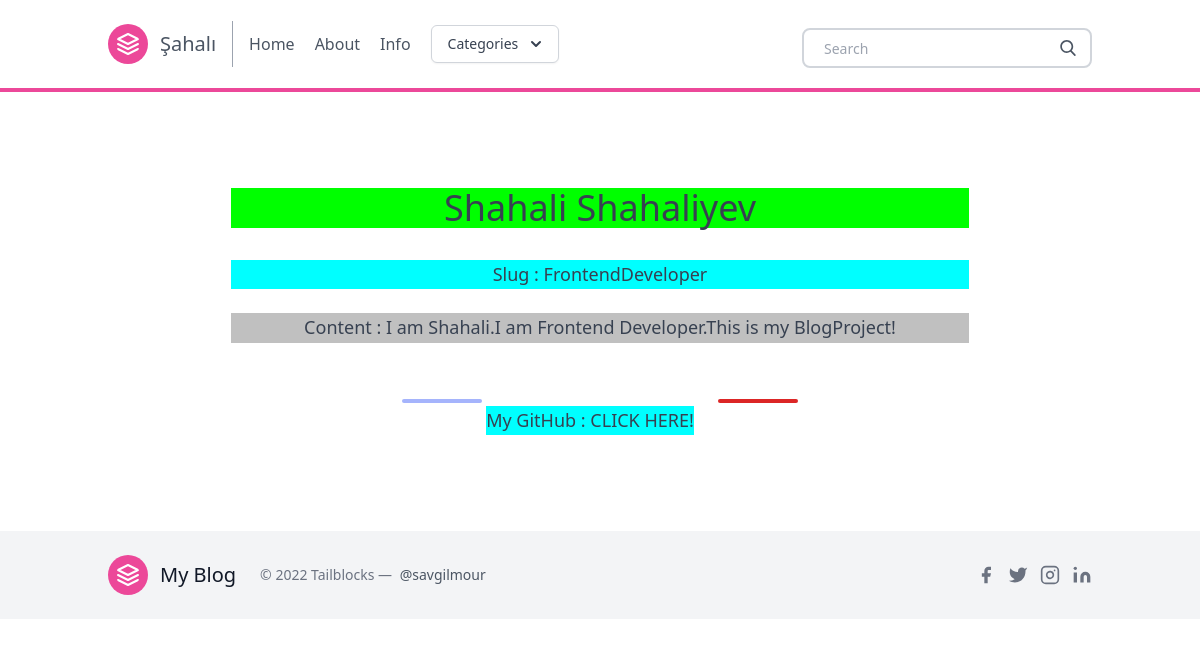
The app's page /info/ with its own data.
### posts/models.py (models this page shows, shortened)
class Info(models.Model):
    name = models.CharField(max_length=20)
    slug = models.SlugField()
    content = models.TextField()

### posts/views.py (the view)
# urls.py: path('info/', info, name = 'info'),
def info (request):
    about = Info.objects.get()
    context = {
        'about':about
    }
    return render(request, 'user.html',context)

### posts/templatetags/markdown_extras.py (called while the page is built)
@register.simple_tag
def get_categories():
    return Category.objects.all()[0:3]

### templates/user.html
{% extends 'base.html' %}
{% block content %}
<section class="text-gray-700 body-font">
    <div class="container px-5 py-24 mx-auto">
      <div class="xl:w-1/2 lg:w-3/4 w-full mx-auto text-center">
        <h1 class="sm:text-4xl text-4xl font-medium title-font mb-2 text-black-900" style="background-color:lime;">{{about.name}}</h1><br>
        <p class="leading-relaxed text-lg" style="background-color:aqua;"> Slug : {{about.slug}} </p><br>
        <p class="leading-relaxed text-lg" style="background-color:silver;"> Content : {{about.content}} </p><br>
        <span class="inline-block h-1 w-20 rounded bg-indigo-300 mt-8 mb-6"></span>
        <a href="https://github.com/ShahaliShahaliyev" class="mr-5 hover:text-gray-900 rounded-lg hover:bg-pink-200 inline-flex items-center">
            <p class="leading-relaxed text-lg"style="background-color:cyan;"> My GitHub : CLICK HERE! </p><br>
          </a>
        <span class="inline-block h-1 w-20 rounded bg-red-600 mt-8 mb-6"></span>
      </div>
    </div>
  </section>
{% endblock content %}

### records on screen
Info: name "Shahali Shahaliyev", slug "FrontendDeveloper", content "I am Shahali.I am Frontend Developer.This is my BlogProject!"
